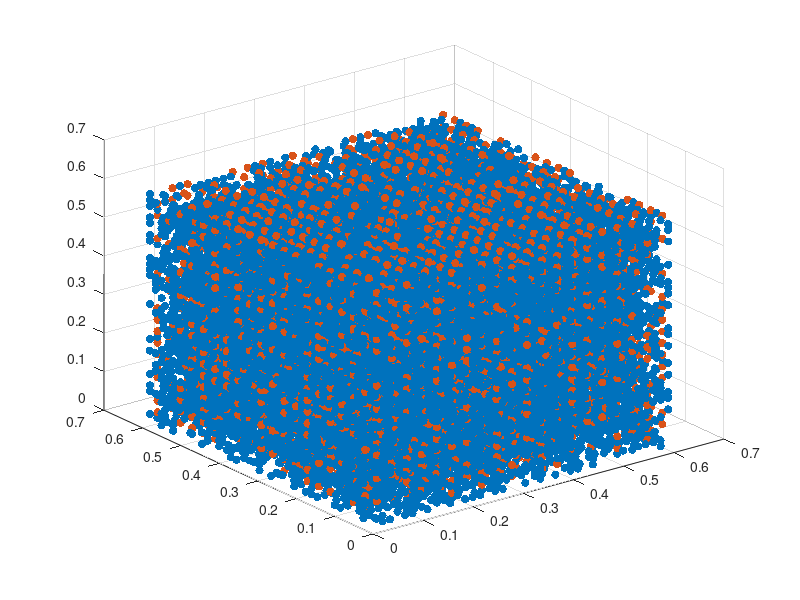

Write MATLAB code to recreate this figure. (Note: this script raises an error after producing the figure.)
clear all;close all;clc;
seed= 12345788; %(random1 12345789) % control the sequencies of generation the random values.
%seed= 3344;%(random2)
%seed=271178;%random5 5801 %random4 96045 %random3 10858;
rng(seed);

tic

%INSERT INTERNEURONS EVENLY TO FILL VOLUME, 120 SPOTS CURRENTLY
AP=0.6;%1.4;
LAT=0.6;%1.4;
DV=0.6;%1.4;
AP_I=0.6;%1.4;   %%%%inner dimension
LAT_I=0.6;%1.4;
DV_I=0.6;%1.4;


% SET NUERON DENSITY.
bla_volume = 610;       % mm^3 from human being Rubinow et al 2016
nrn_num = 12.68e6;  % from human being Rubinow et al 2016
dens = nrn_num/bla_volume;  % cell density mm^-3.
avg_dist = round((bla_volume*1e9/nrn_num)^(1/3));   % grid length = 36 um.
dmin = 0.015;   % minimum distance between soma.


upscale=27;
PCELL=820*upscale; %%840

INTCELL=180*upscale;   %%according to Drew, only 18% is FS.
NCELL=PCELL+INTCELL;

TypeA=590*upscale;%Anone=110*upscale;ADA=190*upscale;ANE=120*upscale; ADANE=220*upscale;    %%70,110,79,141  %%%%%according to Drew data, A took up ~65% of Pyr
TypeB=0;%TypeB=240; Bnone=40;BDA=65;BNE=48; BDANE=87;
TypeC=230*upscale; %Cnone=57*upscale;CDA=64*upscale;CNE=50*upscale; CDANE=89*upscale;    %%27,44,32,57

% volume = NCELL/dens;
% scale = (volume/(AP*LAT*DV))^(1/3);
% scale = 1; %%%%for large network, no need to scale
% AP = AP*scale;
% LAT = LAT*scale;
% DV = DV*scale;


n=0;
m=0;
xI=(dmin*2:dmin*2:AP_I)';
yI=(dmin*2:dmin*2:LAT_I)';
zI=(dmin*2:dmin*2:DV_I)';
loca=[];loc=[];
for z=dmin:dmin:DV;
    for y=dmin:dmin:LAT;              % 0.05 seems the minimal we could make, if less than this, would be too small for placing one neuron
        for x=dmin:dmin:AP;
            if any(abs(xI-x)<=dmin/2) && any(abs(yI-y)<=dmin/2) && any(abs(zI-z)<=dmin/2)
            %if ((any(uint16(xI.*100)==uint16(x.*100)))&&(any(uint16(yI.*100)==uint16(y.*100)))&&(any(uint16(zI.*100)==uint16(z.*100))))
                m=m+1;
                loca(m,1)=x;           % for put interneuron
                loca(m,2)=y;
                loca(m,3)=z;
            else
                n=n+1;
                loc(n,1)=x;              % for put primary cell
                loc(n,2)=y;
                loc(n,3)=z;
            end
        end
    end
end

p = randperm(n,PCELL);
p=p';
% NM=zeros(NCELL,1);

location=zeros(NCELL,3);
type=zeros(NCELL,1);
%put in TypeA
% for i=1:Anone;
%     location(i,1)=loc(p(i),1);
%     location(i,2)=loc(p(i),2);
%     location(i,3)=loc(p(i),3);
%     location(i,4)=1;
%     type(i,1)=1;
%     NM(i,1)=0;      %%%none type
% end
index=[1:TypeA];
location(index,1:3)=loc(p(index),1:3);
type(index,1)=1;
% NM(index,1)=0;



% for i=Anone+1:Anone+ADA;
%     location(i,1)=loc(p(i),1);
%     location(i,2)=loc(p(i),2);
%     location(i,3)=loc(p(i),3);
%     location(i,4)=1;
%     type(i,1)=1;
%     NM(i,1)=1;     %%%DA type
% end
% index=[Anone+1:Anone+ADA];
% location(index,1:3)=loc(p(index),1:3);
% type(index,1)=1;
% NM(index,1)=1;

% for i=Anone+ADA+1:Anone+ADA+ANE;
%     location(i,1)=loc(p(i),1);
%     location(i,2)=loc(p(i),2);
%     location(i,3)=loc(p(i),3);
%     location(i,4)=1;
%     type(i,1)=1;
%     NM(i,1)=2;   %%%NE type
% end

% index=[Anone+ADA+1:Anone+ADA+ANE];
% location(index,1:3)=loc(p(index),1:3);
% type(index,1)=1;
% NM(index,1)=2;


% for i=Anone+ADA+ANE+1:TypeA;
%     location(i,1)=loc(p(i),1);
%     location(i,2)=loc(p(i),2);
%     location(i,3)=loc(p(i),3);
%     location(i,4)=1;
%     type(i,1)=1;
%     NM(i,1)=3; %%%DANE type
% end

% index=[Anone+ADA+ANE+1:TypeA];
% location(index,1:3)=loc(p(index),1:3);
% type(index,1)=1;
% NM(index,1)=3;

% %put in TypeB
% for i=TypeA+1:TypeA+Bnone;
% location(i,1)=loc(p(i),1);
% location(i,2)=loc(p(i),2);
% location(i,3)=loc(p(i),3);
% location(i,4)=2;
% type(i,1)=6;
% NM(i,1)=0;
% end
%
% for i=TypeA+Bnone+1:TypeA+Bnone+BDA;
% location(i,1)=loc(p(i),1);
% location(i,2)=loc(p(i),2);
% location(i,3)=loc(p(i),3);
% location(i,4)=2;
% type(i,1)=6;
% NM(i,1)=1;
% end
%
% for i=TypeA+Bnone+BDA+1:TypeA+Bnone+BDA+BNE;
% location(i,1)=loc(p(i),1);
% location(i,2)=loc(p(i),2);
% location(i,3)=loc(p(i),3);
% location(i,4)=2;
% type(i,1)=6;
% NM(i,1)=2;
% end
%
% for i=TypeA+Bnone+BDA+BNE+1:TypeA+TypeB;
% location(i,1)=loc(p(i),1);
% location(i,2)=loc(p(i),2);
% location(i,3)=loc(p(i),3);
% location(i,4)=2;
% type(i,1)=6;
% NM(i,1)=3;
% end

%put in TypeC
% for i=TypeA+TypeB+1:TypeA+TypeB+Cnone;
%     location(i,1)=loc(p(i),1);
%     location(i,2)=loc(p(i),2);
%     location(i,3)=loc(p(i),3);
%     location(i,4)=3;
%     type(i,1)=10;
%     NM(i,1)=0;
% end

index=[TypeA+TypeB+1:TypeA+TypeB+TypeC];
location(index,1:3)=loc(p(index),1:3);



type(index,1)=10;
% NM(index,1)=0;











% for i=TypeA+TypeB+Cnone+1:TypeA+TypeB+Cnone+CDA;
%     location(i,1)=loc(p(i),1);
%     location(i,2)=loc(p(i),2);
%     location(i,3)=loc(p(i),3);
%     location(i,4)=3;
%     type(i,1)=10;
%     NM(i,1)=1;
% end
% index=[TypeA+TypeB+Cnone+1:TypeA+TypeB+Cnone+CDA];
% location(index,1:3)=loc(p(index),1:3);
% type(index,1)=10;
% NM(index,1)=1;


% for i=TypeA+TypeB+Cnone+CDA+1:TypeA+TypeB+Cnone+CDA+CNE;
%     location(i,1)=loc(p(i),1);
%     location(i,2)=loc(p(i),2);
%     location(i,3)=loc(p(i),3);
%     location(i,4)=3;
%     type(i,1)=10;
%     NM(i,1)=2;
% end
% index=[TypeA+TypeB+Cnone+CDA+1:TypeA+TypeB+Cnone+CDA+CNE];
% location(index,1:3)=loc(p(index),1:3);
% type(index,1)=10;
% NM(index,1)=2;

% for i=TypeA+TypeB+Cnone+CDA+CNE+1:TypeA+TypeB+TypeC;
%     location(i,1)=loc(p(i),1);
%     location(i,2)=loc(p(i),2);
%     location(i,3)=loc(p(i),3);
%     location(i,4)=3;
%     type(i,1)=10;
%     NM(i,1)=3;
% end
% index=[TypeA+TypeB+Cnone+CDA+CNE+1:TypeA+TypeB+TypeC];
% location(index,1:3)=loc(p(index),1:3);
% type(index,1)=10;
% NM(index,1)=3;


%put in Interneuorn
p=randperm(m,INTCELL);
p=p';

% for i=1:INTCELL;
%     location(i+PCELL,1)=loca(p(i),1);
%     location(i+PCELL,2)=loca(p(i),2);
%     location(i+PCELL,3)=loca(p(i),3);
%     location(i+PCELL,4)=4;
%     type(i+PCELL,1)=100;
% end

index=[1:INTCELL];
location(index+PCELL,1:3)=loca(p(index),1:3);
type(index+PCELL,1)=100;
% NM(index+PCELL,1)=0;

save('location','location');
%%%%select location on the edges%%%%%%
% loc_edge(:,1:3)=location(find(location(:,1)>2.2|location(:,1)<0.3|location(:,2)>0.7|location(:,2)<0.3),:);
% 
% loc_edge_ID(:,1)=find(location(:,1)>2.2|location(:,1)<0.3|location(:,2)>0.7|location(:,2)<0.3);


figure
x_p=location(1:PCELL,1);y_p=location(1:PCELL,2);z_p=location(1:PCELL,3);
x_I=location(PCELL+1:NCELL,1);y_I=location(PCELL+1:NCELL,2);z_I=location(PCELL+1:NCELL,3);
scatter3(x_p,y_p,z_p,'blue','filled');hold on;
scatter3(x_I,y_I,z_I,'filled','red');hold on;


% figure 
% scatter3(loc_edge(:,1),loc_edge(:,2),loc_edge(:,3),'blue','filled');hold on;

% a=[PCELL+1:NCELL]';b=num2str(a);c=cellstr(b);
% dx=0.001;dy=0.001;dz=0.001;
% text(x_I+dx,y_I+dy,z_I+dz,c);

%%%calculate inter-soma distances
x_dis=pdist(location(:,1),@(x,y) x-y);
x_dis=x_dis.^2;
y_dis=pdist(location(:,2),@(x,y) x-y);
y_dis=y_dis.^2;
z_dis=pdist(location(:,3),@(x,y) x-y);
z_dis=z_dis.^2;

 dis=sqrt(x_dis+y_dis+z_dis);

clear -regexp _dis;
% clear -regexp loc;
dis_matrix=zeros(NCELL,NCELL);

for i=1:NCELL-1;
    ind_start=0.5*(2*NCELL-i)*(i-1)+1;
    ind_end=0.5*(2*NCELL-1-i)*(i);
    dis_matrix(i,i+1:end)=dis(ind_start:ind_end);
    dis_matrix(i+1:end,i)=dis(ind_start:ind_end);
   
end

clear dis;
conn_c_pre=cell(NCELL,1);  %%%each row stands for pre
conn_c_post=cell(NCELL,1);  %%%each row stands for post

%%%define connectivity coefficient
% Ap2p=0.04691;Bp2p=-0.004382;
% Ap2i=0.4628;Bp2i=-0.004398;
% Ai2p=0.2187;Bi2p=-0.004228;

% Ap2p=0.02427;Bp2p=-0.003068;
% Ap2i=0.3688;Bp2i=-0.005105;
% Ai2p=0.16435;Bi2p=-0.00539;

Ap2p=0.01366;Bp2p=-0.008618;
Ap2i=0.3217;Bp2i=-0.005002;
Ai2p=0.313*2.14;Bi2p=-0.004029;%%%2.14 is the fator suggested by Drew in the email ~10/21/2019



%%%%for PN->PN, PN->ITN, ITN->PN connections%%%%%%
for pre=1:NCELL;  %%%%pre cell
    for post=1:NCELL;  %%%%post cell
        if pre~=post;
       if pre<=PCELL&&post<=PCELL;  %%%P2P
           prob=Ap2p*exp(1000*dis_matrix(pre,post)*Bp2p);
           if rand<prob
               conn_c_pre{pre,1}=[conn_c_pre{pre,1},post];
               conn_c_post{post,1}=[conn_c_post{post,1},pre];
           end
       elseif pre<=PCELL&&post>PCELL;  %%%P2I
           prob=Ap2i*exp(1000*dis_matrix(pre,post)*Bp2i);
            if rand<prob
               conn_c_pre{pre,1}=[conn_c_pre{pre,1},post];
               conn_c_post{post,1}=[conn_c_post{post,1},pre];
            end
       elseif pre>PCELL&&post<=PCELL;  %%%I2P
           prob=Ai2p*exp(1000*dis_matrix(pre,post)*Bi2p);
            if rand<prob
               conn_c_pre{pre,1}=[conn_c_pre{pre,1},post];
               conn_c_post{post,1}=[conn_c_post{post,1},pre];
            end
       end
      
        end
    end
end

% tic
% for i=1:PCELL;
%     cellID=find(dis_matrix(i,1:PCELL)<=0.050);%%%within 50um
%     P2P_dis_50(i,1:length(cellID))=cellID; 
%     cellID=find(dis_matrix(i,1:PCELL)<=0.100&dis_matrix(i,1:PCELL)>0.050);%%%within 50um-100um
%     P2P_dis_100(i,1:length(cellID))=cellID;%%%within 100um-200um
%     cellID=find(dis_matrix(i,1:PCELL)<=0.200&dis_matrix(i,1:PCELL)>0.100);
%     P2P_dis_200(i,1:length(cellID))=cellID; 
% end
% toc

slice_dimension=0.3*1;%%%%%slice dimension is defined according to Wooduff 2007
%%%%for I-P pair%%%%%%%
[a_300,b_300]=find((dis_matrix(1:PCELL,PCELL+1:NCELL)-slice_dimension)<=0.0001&dis_matrix(1:PCELL,PCELL+1:NCELL)>0);
IP_dis_300_pair=[a_300,b_300+PCELL];  %%%%IP pair within 300um.
IP_dis_300_pair=sortrows(IP_dis_300_pair,2);
[n, bin] = histc((IP_dis_300_pair(:,2)), unique(IP_dis_300_pair(:,2)));
n_cum=cumsum(n);IP_dis_300=zeros(INTCELL,max(n));
IP_dis_300(IP_dis_300_pair(n_cum(1),2)-PCELL,1:n(1))=IP_dis_300_pair(0+1:n_cum(1),1);

for i=2:length(n);
    IP_dis_300(IP_dis_300_pair(n_cum(i),2)-PCELL,1:n(i))=IP_dis_300_pair(n_cum(i-1)+1:n_cum(i),1);
end   %%%%IP_dis_300 stores for each I cells, corresponding P cells within 300um to connect possibly.

%%%calculate each cell's nearby cells within region
for i=1:INTCELL
num_IP_300(i,1)=numel(find(IP_dis_300(i,:)>0));
end
% check each cells connectivity
% for i=1:INTCELL
% I2P(i)=numel(find(IP_dis_300(i,:)>0));
% end


IP_dis_300_pair=sortrows(IP_dis_300_pair,1);
[n, bin] = histc((IP_dis_300_pair(:,1)), unique(IP_dis_300_pair(:,1)));
n_cum=cumsum(n);PI_dis_300=zeros(PCELL,max(n));
PI_dis_300(IP_dis_300_pair(n_cum(1),1),1:n(1))=IP_dis_300_pair(0+1:n_cum(1),2);

for i=2:length(n);
    PI_dis_300(IP_dis_300_pair(n_cum(i),1),1:n(i))=IP_dis_300_pair(n_cum(i-1)+1:n_cum(i),2);
end   %%%%PI_dis_300 stores for each P cells, corresponding I cells within 300um to connect possibly.

%%%calculate each cell's nearby cells within region
for i=1:PCELL
num_PI_300(i,1)=numel(find(PI_dis_300(i,:)>0));
end

save('PI_dis_300','PI_dis_300');
clear PI_dis_300;

% check each cells connectivity
% for i=1:PCELL
% P2I(i)=numel(find(PI_dis_300(i,:)>0));
% end
 clear a_300; clear a_300; clear IP_dis_300_pair;

%%%%filled in symmetric information for holistic II and PP pairs
% [n,m]=size(dis_matrix);
% dis_matrix_full=dis_matrix'+dis_matrix;
% dis_matrix_full(1:n+1:end)=diag(dis_matrix);
% dis_matrix=dis_matrix_full;
% clear dis_matrix_full;


%%%%for I-I pair%%%%%%%
[a_300,b_300]=find((dis_matrix(PCELL+1:NCELL,PCELL+1:NCELL)-slice_dimension)<=0.0001&dis_matrix(PCELL+1:NCELL,PCELL+1:NCELL)>0);
I2I_dis_300_pair=[a_300+PCELL,b_300+PCELL]; %%%%II pair within 300um.

I2I_dis_300_pair=sortrows(I2I_dis_300_pair,2);
[n, bin] = histc((I2I_dis_300_pair(:,2)), unique(I2I_dis_300_pair(:,2)));
n_cum=cumsum(n);II_dis_300=zeros(INTCELL,max(n));
II_dis_300(I2I_dis_300_pair(n_cum(1),2)-PCELL,1:n(1))=I2I_dis_300_pair(0+1:n_cum(1),1);

for i=2:length(n);
    II_dis_300(I2I_dis_300_pair(n_cum(i),2)-PCELL,1:n(i))=I2I_dis_300_pair(n_cum(i-1)+1:n_cum(i),1);
end   %%%%II_dis_300 stores for each I cells, corresponding I cells within 300um to connect possibly.
clear a_300; clear b_300; clear I2I_dis_300_pair;

%%%calculate each cell's nearby cells within region
for i=1:INTCELL
num_II_300(i,1)=numel(find(II_dis_300(i,:)>0));
end


% %%%%for P-P pair%%%%%%%    PP connectivity is defined according to Marios' email
% %%%within 50um     
% P2P_slice_offset=0.00;
% [a_50,b_50]=find((dis_matrix(1:PCELL,1:PCELL)-(0.05+P2P_slice_offset))<=0.0001&dis_matrix(1:PCELL,1:PCELL)>0);%%%within 50um
% P2P_dis_50_pair=[a_50,b_50];
% P2P_dis_50_pair=sortrows(P2P_dis_50_pair,2);
% [n, bin] = histc((P2P_dis_50_pair(:,2)), unique(P2P_dis_50_pair(:,2)));
% n_cum=cumsum(n);PP_dis_50=zeros(PCELL,max(n));
% PP_dis_50(P2P_dis_50_pair(n_cum(1),2),1:n(1))=P2P_dis_50_pair(0+1:n_cum(1),1);
% 
% for i=2:length(n);
%     PP_dis_50(P2P_dis_50_pair(n_cum(i),2),1:n(i))=P2P_dis_50_pair(n_cum(i-1)+1:n_cum(i),1);
% end   %%%%PP_dis_50 stores for each P cells, corresponding P cells within 50um to connect possibly.
% clear a_50; clear b_50; clear P2P_dis_50_pair;
% 
% %%%within 100um    
% [a_100,b_100]=find((dis_matrix(1:PCELL,1:PCELL)-(0.1+P2P_slice_offset))<=0.0001&dis_matrix(1:PCELL,1:PCELL)>(0.05+P2P_slice_offset));%%%within 50um-100um
% P2P_dis_100_pair=[a_100,b_100];
% P2P_dis_100_pair=sortrows(P2P_dis_100_pair,2);
% [n, bin] = histc((P2P_dis_100_pair(:,2)), unique(P2P_dis_100_pair(:,2)));
% n_cum=cumsum(n);PP_dis_100=zeros(PCELL,max(n));
% PP_dis_100(P2P_dis_100_pair(n_cum(1),2),1:n(1))=P2P_dis_100_pair(0+1:n_cum(1),1);
% 
% for i=2:length(n);
%     PP_dis_100(P2P_dis_100_pair(n_cum(i),2),1:n(i))=P2P_dis_100_pair(n_cum(i-1)+1:n_cum(i),1);
% end   %%%%PP_dis_100 stores for each P cells, corresponding P cells within 100um to connect possibly.
%     clear a_100; clear b_100; clear P2P_dis_100_pair;
%  
% %%%within 200um 
% [a_200,b_200]=find((dis_matrix(1:PCELL,1:PCELL)-(0.2+P2P_slice_offset))<=0.0001&dis_matrix(1:PCELL,1:PCELL)>(0.1+P2P_slice_offset));%%%within 100um-200um
% P2P_dis_200_pair=[a_200,b_200];
% P2P_dis_200_pair=sortrows(P2P_dis_200_pair,2);
% [n, bin] = histc((P2P_dis_200_pair(:,2)), unique(P2P_dis_200_pair(:,2)));
% n_cum=cumsum(n);PP_dis_200=zeros(PCELL,max(n));
% PP_dis_200(P2P_dis_200_pair(n_cum(1),2),1:n(1))=P2P_dis_200_pair(0+1:n_cum(1),1);
% 
% for i=2:length(n);
%     PP_dis_200(P2P_dis_200_pair(n_cum(i),2),1:n(i))=P2P_dis_200_pair(n_cum(i-1)+1:n_cum(i),1);
% end   %%%%PP_dis_200 stores for each P cells, corresponding P cells within 200um to connect possibly.
%     clear a_200; clear b_200; clear P2P_dis_200_pair; 
% 
% 
%  %%%within 300um     
% P2P_slice_offset=0.00;
% [a_300,b_300]=find((dis_matrix(1:PCELL,1:PCELL)-(0.3+P2P_slice_offset))<=0.0001&dis_matrix(1:PCELL,1:PCELL)>(0.2+P2P_slice_offset));%%%within 300um
% P2P_dis_300_pair=[a_300,b_300];
% P2P_dis_300_pair=sortrows(P2P_dis_300_pair,2);
% [n, bin] = histc((P2P_dis_300_pair(:,2)), unique(P2P_dis_300_pair(:,2)));
% n_cum=cumsum(n);PP_dis_300=zeros(PCELL,max(n));
% PP_dis_300(P2P_dis_300_pair(n_cum(1),2),1:n(1))=P2P_dis_300_pair(0+1:n_cum(1),1);
% 
% for i=2:length(n);
%     PP_dis_300(P2P_dis_300_pair(n_cum(i),2),1:n(i))=P2P_dis_300_pair(n_cum(i-1)+1:n_cum(i),1);
% end   %%%%PP_dis_300 stores for each P cells, corresponding P cells within 300um to connect possibly.
% clear a_300; clear b_300; clear P2P_dis_300_pair;   
% 
% 
%  %%%within 400um     
% P2P_slice_offset=0.00;
% [a_400,b_400]=find((dis_matrix(1:PCELL,1:PCELL)-(0.4+P2P_slice_offset))<=0.0001&dis_matrix(1:PCELL,1:PCELL)>(0.3+P2P_slice_offset));%%%within 400um
% P2P_dis_400_pair=[a_400,b_400];
% P2P_dis_400_pair=sortrows(P2P_dis_400_pair,2);
% [n, bin] = histc((P2P_dis_400_pair(:,2)), unique(P2P_dis_400_pair(:,2)));
% n_cum=cumsum(n);PP_dis_400=zeros(PCELL,max(n));
% PP_dis_400(P2P_dis_400_pair(n_cum(1),2),1:n(1))=P2P_dis_400_pair(0+1:n_cum(1),1);
% 
% for i=2:length(n);
%     PP_dis_400(P2P_dis_400_pair(n_cum(i),2),1:n(i))=P2P_dis_400_pair(n_cum(i-1)+1:n_cum(i),1);
% end   %%%%PP_dis_400 stores for each P cells, corresponding P cells within 400um to connect possibly.
% clear a_400; clear b_400; clear P2P_dis_400_pair;   
% 
%  %%%within 500um     
% P2P_slice_offset=0.00;
% [a_500,b_500]=find((dis_matrix(1:PCELL,1:PCELL)-(0.5+P2P_slice_offset))<=0.0001&dis_matrix(1:PCELL,1:PCELL)>(0.4+P2P_slice_offset));%%%within 500um
% P2P_dis_500_pair=[a_500,b_500];
% P2P_dis_500_pair=sortrows(P2P_dis_500_pair,2);
% [n, bin] = histc((P2P_dis_500_pair(:,2)), unique(P2P_dis_500_pair(:,2)));
% n_cum=cumsum(n);PP_dis_500=zeros(PCELL,max(n));
% PP_dis_500(P2P_dis_500_pair(n_cum(1),2),1:n(1))=P2P_dis_500_pair(0+1:n_cum(1),1);
% 
% for i=2:length(n);
%     PP_dis_500(P2P_dis_500_pair(n_cum(i),2),1:n(i))=P2P_dis_500_pair(n_cum(i-1)+1:n_cum(i),1);
% end   %%%%PP_dis_500 stores for each P cells, corresponding P cells within 50um to connect possibly.
% clear a_500; clear b_500; clear P2P_dis_500_pair;   
% 
% 
%  %%%within 600um     
% P2P_slice_offset=0.00;
% [a_600,b_600]=find((dis_matrix(1:PCELL,1:PCELL)-(0.6+P2P_slice_offset))<=0.0001&dis_matrix(1:PCELL,1:PCELL)>(0.5+P2P_slice_offset));%%%within 500um
% P2P_dis_600_pair=[a_600,b_600];
% P2P_dis_600_pair=sortrows(P2P_dis_600_pair,2);
% [n, bin] = histc((P2P_dis_600_pair(:,2)), unique(P2P_dis_600_pair(:,2)));
% n_cum=cumsum(n);PP_dis_600=zeros(PCELL,max(n));
% PP_dis_600(P2P_dis_600_pair(n_cum(1),2),1:n(1))=P2P_dis_600_pair(0+1:n_cum(1),1);
% 
% for i=2:length(n);
%     PP_dis_600(P2P_dis_600_pair(n_cum(i),2),1:n(i))=P2P_dis_600_pair(n_cum(i-1)+1:n_cum(i),1);
% end   %%%%PP_dis_600 stores for each P cells, corresponding P cells within 50um to connect possibly.
% clear a_600; clear b_600; clear P2P_dis_600_pair;    clear dis_matrix; clear n; clear n_cum; clear bin;
%     
% 
% %%%%calculate nearby numbers within region
% for i=1:PCELL
% num_PP_50(i,1)=numel(find(PP_dis_50(i,:)>0));
% num_PP_100(i,1)=numel(find(PP_dis_100(i,:)>0));
% num_PP_200(i,1)=numel(find(PP_dis_200(i,:)>0));
% num_PP_300(i,1)=numel(find(PP_dis_300(i,:)>0));
% num_PP_400(i,1)=numel(find(PP_dis_400(i,:)>0));
% num_PP_500(i,1)=numel(find(PP_dis_500(i,:)>0));
% num_PP_600(i,1)=numel(find(PP_dis_600(i,:)>0));
% 
% end
%     
% %%%%make connection%%%%%%
% 
% %%%make P2P first
% P2P_conn_scale=1; P2P_conn_scale_local=1;   
% P2P_conn_50=0.03*P2P_conn_scale_local;  %%%connectivity within 50um
% P2P_conn_100=0.02*P2P_conn_scale_local;  %%%connectivity within 50-100um
% P2P_conn_200=0.01*P2P_conn_scale_local;  %%%connectivity within 100-200um
% P2P_conn_300=0.005*P2P_conn_scale;  %%%connectivity within 200-300um
% P2P_conn_400=0.005*P2P_conn_scale;  %%%connectivity within 300-400um
% P2P_conn_500=0.005*P2P_conn_scale;  %%%connectivity within 400-500um
% P2P_conn_600=0.005*P2P_conn_scale;  %%%connectivity within 500-600um
% 
% 
% Albany
% %%%%make P2P within 50um
% index_nonezero=find(PP_dis_50);
% index_nonezero = index_nonezero(randperm(length(index_nonezero)));  %%%sort found index randomly
% index=index_nonezero(1:floor(length(index_nonezero)*P2P_conn_50));
% [PP_50_pre col]=ind2sub(size(PP_dis_50),index);
% active_syn_P2P_pair_50=[PP_50_pre,PP_dis_50(index)]; clear PP_50_pre;clear PP_50_pre; clear PP_dis_50;
% 
% %%%%make P2P within 100um
% index_nonezero=find(PP_dis_100);
% index_nonezero = index_nonezero(randperm(length(index_nonezero)));  %%%sort found index randomly
% index=index_nonezero(1:floor(length(index_nonezero)*P2P_conn_100));
% [PP_100_pre col]=ind2sub(size(PP_dis_100),index);
% active_syn_P2P_pair_100=[PP_100_pre,PP_dis_100(index)]; clear PP_100_pre;clear PP_100_pre;clear PP_dis_100;
% 
% %%%%make P2P within 200um
% index_nonezero=find(PP_dis_200);
% index_nonezero = index_nonezero(randperm(length(index_nonezero)));  %%%sort found index randomly
% index=index_nonezero(1:floor(length(index_nonezero)*P2P_conn_200));
% [PP_200_pre col]=ind2sub(size(PP_dis_200),index);
% active_syn_P2P_pair_200=[PP_200_pre,PP_dis_200(index)]; clear PP_200_pre; clear col;clear PP_dis_200;
% 
% %%%%make P2P within 300um
% index_nonezero=find(PP_dis_300);
% index_nonezero = index_nonezero(randperm(length(index_nonezero)));  %%%sort found index randomly
% index=index_nonezero(1:floor(length(index_nonezero)*P2P_conn_300));
% [PP_300_pre col]=ind2sub(size(PP_dis_300),index);
% active_syn_P2P_pair_300=[PP_300_pre,PP_dis_300(index)]; clear PP_300_pre; clear col;clear PP_dis_300;
% 
% %%%%make P2P within 400um
% index_nonezero=find(PP_dis_400);
% index_nonezero = index_nonezero(randperm(length(index_nonezero)));  %%%sort found index randomly
% index=index_nonezero(1:floor(length(index_nonezero)*P2P_conn_400));
% [PP_400_pre col]=ind2sub(size(PP_dis_400),index);
% active_syn_P2P_pair_400=[PP_400_pre,PP_dis_400(index)]; clear PP_400_pre; clear col;clear PP_dis_400;
% 
% %%%%make P2P within 500um
% index_nonezero=find(PP_dis_500);
% index_nonezero = index_nonezero(randperm(length(index_nonezero)));  %%%sort found index randomly
% index=index_nonezero(1:floor(length(index_nonezero)*P2P_conn_500));
% [PP_500_pre col]=ind2sub(size(PP_dis_500),index);
% active_syn_P2P_pair_500=[PP_500_pre,PP_dis_500(index)]; clear PP_500_pre; clear col;clear PP_dis_500;
% 
% %%%%make P2P within 600um
% index_nonezero=find(PP_dis_600);
% index_nonezero = index_nonezero(randperm(length(index_nonezero)));  %%%sort found index randomly
% index=index_nonezero(1:floor(length(index_nonezero)*P2P_conn_600));
% [PP_600_pre col]=ind2sub(size(PP_dis_600),index);
% active_syn_P2P_pair_600=[PP_600_pre,PP_dis_600(index)]; clear PP_600_pre; clear col;clear PP_dis_600;
% 
% 
% active_syn_P2P_pair=[active_syn_P2P_pair_50;active_syn_P2P_pair_100;active_syn_P2P_pair_200;active_syn_P2P_pair_300;...
%     active_syn_P2P_pair_400;active_syn_P2P_pair_500;active_syn_P2P_pair_600];
% clear active_syn_P2P_pair_50;clear active_syn_P2P_pair_100;clear active_syn_P2P_pair_200;
% clear active_syn_P2P_pair_300;clear active_syn_P2P_pair_400;clear active_syn_P2P_pair_500;clear active_syn_P2P_pair_600;
% 
% active_syn_P2P_pair=sortrows(active_syn_P2P_pair,1);
% 
% [n, bin] = histc((active_syn_P2P_pair(:,1)), unique(active_syn_P2P_pair(:,1)));
% n_cum=cumsum(n);active_syn_P2P=zeros(PCELL,max(n));
% active_syn_P2P(active_syn_P2P_pair(n_cum(1),1),1:n(1))=active_syn_P2P_pair(0+1:n_cum(1),2);
% 
% for i=2:length(n);
%     active_syn_P2P(active_syn_P2P_pair(n_cum(i),1),1:n(i))=active_syn_P2P_pair(n_cum(i-1)+1:n_cum(i),2);
% end   %%%%active_syn_P2P stores active P2P, row and col corresponding to Pre and Post;
%     clear active_syn_P2P_pair;
    
    
    
%%%%check minimum dist%%%%%
% min_dist=Inf;
% for p1 = 1:length(location);
%     for p2 = 1:length(location);
%         d = pdist([location(p1,1:3);location(p2,1:3)]);
%         if d < min_dist && p1 ~= p2
%             min_p1 = p1;
%             min_p2 = p2;
%             min_dist = d;
%         end
%     end
% end

%%%%check distance info %%%%%
% for p1 = 1:length(location);
%     for p2 = p1+1:length(location);
% %         if  p1 ~= p2
%         dis(p1,p2) = pdist([location(p1,1:3);location(p2,1:3)]);
%             %min_dist = d;
% %         else
%             
% %         end
%     end
% end

% netsheet=fopen('netsheet','w');
%
% for i=1:size(type,1);
% fprintf(netsheet, '%f\n', type(i,1));
% end
% for i=1:size(location,1)
% fprintf(netsheet, '%f\n', location(i,1));
% end
% for i=1:size(location,1)
% fprintf(netsheet, '%f\n', location(i,2));
% end
% for i=1:size(location,1)
% fprintf(netsheet, '%f\n', location(i,3));
% end
% for i=1:size(layer,1)
%   fprintf(netsheet, '%f\n', layer(i,1));
% end
%  fclose(netsheet);

%%%%------SETTING UP WORKSHEET OF CONNECTIONS HERE------------
%%%%--- to form GAP JUNCTION among neigbouring ITNs first%%%
n=0;m=0;r=0;
% GAP_matrix=zeros(INTCELL,INTCELL);
% for i=1+PCELL:PCELL+INTCELL-1;   %%%source ID
%     for j=i+1:PCELL+INTCELL;   %%%target ID  no replicate
%         dist = pdist([location(i,1:3);location(j,1:3)]);
%         if 1 % dist<=0.32*scale;  %%%%%%limiting the GP within 300um slices. ***used to be0.3*1000000
%             r=r+1;
%             if unifrnd(0,100) <= 8                %8;
%                 GAP_matrix(i-PCELL,j-PCELL)=1;
%                 GAP_matrix(j-PCELL,i-PCELL)=1;
%                 n=n+1;
%                 GAPID(n,1)=i;      %%%%%%to store GAP pairs;no replicate
%                 GAPID(n,2)=j;
%             else
%                 m=m+1;
%                 GAPnoID(m,1)=i;    %%%%%%to store noGAP pairs;no replicate
%                 GAPnoID(m,2)=j;
%             end
%         else
%             m=m+1;
%             GAPnoID(m,1)=i;    %%%%%%to store noGAP pairs;no replicate
%             GAPnoID(m,2)=j;
%         end
%     end
% end


conn_factor=1;   %%%%consider the size-effect

GAP_conn=0.08*conn_factor;
active_syn_GAP1=zeros(INTCELL,ceil(INTCELL*GAP_conn));
active_syn_GAP2=zeros(INTCELL,ceil(INTCELL*GAP_conn));
post_nouni=zeros(INTCELL,INTCELL-ceil(INTCELL*GAP_conn));
% for i=1:INTCELL-1;
% post_cadnidate=[i+1:INTCELL]+PCELL;
% post_temp=randperm(numel(post_cadnidate),ceil(numel(post_cadnidate)*GAP_conn));
% post=post_cadnidate(post_temp);
% post_nouni_temp=setdiff(post_cadnidate,post);
% post_nouni(i,1:length(post_nouni_temp))=post_nouni_temp;
% active_syn_GAP1(i,1:length(post(post~=i)))=post(post~=i);
% end
for i=1:INTCELL-1;                 %%%%only select within 300um
  index=find(II_dis_300(i,:)>i+PCELL+1);
  index = index(randperm(length(index)));  %%%sort found index randomly
  index_gap=index(1:floor(length(index)*GAP_conn));  %%%randomly select 8%
  active_syn_GAP1(i,1:length(index_gap))=II_dis_300(i,index_gap);
  
  index_nouni=index(floor(length(index)*GAP_conn)+1:end);
  post_nouni(i,1:length(index_nouni))=II_dis_300(i,index_nouni);  %%%cells are not coupled within 300um
end
[row,col]=ind2sub(size(active_syn_GAP1),find(active_syn_GAP1>0));
colmax=max(col);
active_syn_GAP1(:,colmax+1:end)=[]; clear row; clear col;  %%%%tailor reduntant matrix;

[row,col]=ind2sub(size(post_nouni),find(post_nouni>0));
colmax=max(col);
post_nouni(:,colmax+1:end)=[]; clear row; clear col;  %%%%tailor reduntant matrix;
  




for i=1+PCELL:INTCELL+PCELL;                                       %%%%reverse pre and post
 [a,b]=find(active_syn_GAP1==i);
 active_syn_GAP2(i-PCELL,1:length(a))=a+PCELL;
end
[row,col]=ind2sub(size(active_syn_GAP2),find(active_syn_GAP2>0));
colmax=max(col);
active_syn_GAP2(:,colmax+1:end)=[]; clear row; clear col;  %%%%tailor reduntant matrix;

active_syn_GAP=[active_syn_GAP1,active_syn_GAP2]; %%%%active_syn_GAP1 and active_syn_GAP2 should be symmetric
 clear active_syn_GAP2;
%   GAPID=[];
%  for i=1:size(active_syn_GAP1,1)                    %%%%to form similar GAPID matrix as in original code
%      nn=numel(find(active_syn_GAP1(i,:)>0));
%      GAPID_temp=[repmat(i+PCELL,nn,1),active_syn_GAP1(i,1:nn)'];
%      GAPID=[GAPID;GAPID_temp];
%  end
 
 
%  GAPnoID=[];
%  for i=1:size(post_nouni,1)
%      nn=numel(find(post_nouni(i,:)>0));
%      GAPnoID_temp=[repmat(i+PCELL,nn,1),post_nouni(i,1:nn)'];
%      GAPnoID=[GAPnoID;GAPnoID_temp];
%  end
 

%%%%%select candidate pairs to form synaptic connections%%%%%%
% GAPpairnum=size(GAPID,1);
% GAPnopairnum=size(GAPnoID,1);


couple_uni_p=0.5*conn_factor;couple_bi_p=0.5*conn_factor;uncouple_uni_p=0.19*2*conn_factor;uncouple_bi_p=0.03*2*conn_factor;

% p=randperm(GAPpairnum,floor(GAPpairnum*couple_uni_p));
% p=p';%couple_uni_id=GAPID(p,:);p1=p;
% k=1;h=1;
% for i=1:GAPpairnum;
%     if any(p==i);
%         couple_uni_id(k,1:2)=GAPID(i,:);
%         couple_uni_id(k,3)=i;
%         k=k+1;
%     elseif unifrnd(0,100) <= couple_bi_p*100
%         couple_bi_id(h,1:2)=GAPID(i,:);
%         h=h+1;
%     end
% end

%%%%%coupl pairs
%%%%%select for couple-uni pair
aa=find(active_syn_GAP1);           %%%%active_syn_GAP1 already consider 300um
p=randperm(numel(aa),floor(numel(aa)*couple_uni_p));
p=p';%couple_uni_id=GAPID(p,:);p1=p;

couple_uni_post=active_syn_GAP1(aa(p));

[couple_uni_pre col]=ind2sub(size(active_syn_GAP1),aa(p));
couple_uni_pre=couple_uni_pre+PCELL;
couple_uni_id=[couple_uni_pre,couple_uni_post];


%%%%%select rest for couple-bi pair
aa_nopick=setdiff(aa,aa(p));
%aa_nopick=aa_nopick';
p=randperm(numel(aa_nopick),floor(numel(aa_nopick)*couple_bi_p));
p=p';%couple_uni_id=GAPID(p,:);p1=p;

couple_bi_post=active_syn_GAP1(aa_nopick(p));

[couple_bi_pre col]=ind2sub(size(active_syn_GAP1),aa_nopick(p));
couple_bi_pre=couple_bi_pre+PCELL;
couple_bi_id=[couple_bi_pre,couple_bi_post];

%%%%%uncoupl pairs
%%%%%select for uncouple-uni pair
aa=find(post_nouni);
p=randperm(numel(aa),floor(numel(aa)*uncouple_uni_p));
p=p';%couple_uni_id=GAPID(p,:);p1=p;

uncouple_uni_post=post_nouni(aa(p));

[uncouple_uni_pre col]=ind2sub(size(post_nouni),aa(p));
uncouple_uni_pre=uncouple_uni_pre+PCELL;
uncouple_uni_id=[uncouple_uni_pre,uncouple_uni_post];


%%%%%select rest for uncouple-bi pair
aa_nopick=setdiff(aa,aa(p));
%aa_nopick=aa_nopick';
p=randperm(numel(aa_nopick),floor(numel(aa_nopick)*uncouple_bi_p));
p=p';%couple_uni_id=GAPID(p,:);p1=p;

uncouple_bi_post=post_nouni(aa_nopick(p));

[uncouple_bi_pre col]=ind2sub(size(post_nouni),aa_nopick(p));
uncouple_bi_pre=uncouple_bi_pre+PCELL;
uncouple_bi_id=[uncouple_bi_pre,uncouple_bi_post];






% p=randperm(GAPnopairnum,floor(GAPnopairnum*uncouple_uni_p));
% p=p';%uncouple_uni_id=GAPnoID(p,:);p3=p;
% 
% k=1;h=1;
% for i=1:GAPnopairnum;
%     if any(p==i);
%         uncouple_uni_id(k,1:2)=GAPnoID(i,:);
%         uncouple_uni_id(k,3)=i;
%         k=k+1;
%     elseif unifrnd(0,100) <= uncouple_bi_p*100
%         uncouple_bi_id(h,1:2)=GAPnoID(i,:);
%         h=h+1;
%     end
% end

% p=randperm(GAPnopairnum,floor(GAPnopairnum*uncouple_bi_p));
% p=p';%uncouple_bi_id=GAPnoID(p,:);p4=p;

%%%%--- to form I-I synaptically among ITNs second%%%

%syn_matrix=zeros(INTCELL+PCELL,INTCELL+PCELL);
% active_syn_I2I=zeros(INTCELL,INTCELL*couple_uni_p);  %%%%consider maximum connectivity to define matrix size

temp=zeros(length(couple_uni_id),2);%% to store pre and post
for i=1:length(couple_uni_id);   %%%assign couple_uni
    if round(rand)==0;    %%%% distribute pre and post randomly
        %syn_matrix(couple_uni_id(i,1),couple_uni_id(i,2))=1;
        temp(i,1:2)=[couple_uni_id(i,1),couple_uni_id(i,2)];
    else
        %syn_matrix(couple_uni_id(i,2),couple_uni_id(i,1))=1;
        temp(i,1:2)=[couple_uni_id(i,2),couple_uni_id(i,1)];
    end   
end
temp_I2I_couple_uni=sortrows(temp,1);
% temp_unique=unique(temp(:,1));   %%%%get rid of repetitive pre
% for i=1:length(temp_unique);    
%     active_syn_I2I(temp_unique(i,1)-PCELL,1:length(temp(temp(:,1)==temp_unique(i,1),2)))=temp(temp(:,1)==temp_unique(i,1),2);
% end


temp=zeros(length(uncouple_uni_id),2);%% to store pre and post
for i=1:length(uncouple_uni_id);   %%%assign uncouple_uni
    if round(rand)==0;    %%%% distribute pre and post randomly
        %syn_matrix(uncouple_uni_id(i,1),uncouple_uni_id(i,2))=1;
         temp(i,1:2)=[uncouple_uni_id(i,1),uncouple_uni_id(i,2)];
    else
        %syn_matrix(uncouple_uni_id(i,2),uncouple_uni_id(i,1))=1;
         temp(i,1:2)=[uncouple_uni_id(i,2),uncouple_uni_id(i,1)];
    end
end

temp_I2I_uncouple_uni=sortrows(temp,1);
% temp_unique=unique(temp(:,1));   %%%%get rid of repetitive pre
% for i=1:length(temp_unique);    %%%%%keep filling
%     start_index=min(find(active_syn_I2I(temp_unique(i,1)-PCELL,:)==0));
%     end_index=start_index+length(temp(temp(:,1)==temp_unique(i,1),2))-1;
%     active_syn_I2I(temp_unique(i,1)-PCELL,start_index:end_index)=temp(temp(:,1)==temp_unique(i,1),2);
% end


temp_I2I_couple_bi=sortrows([couple_bi_id;[couple_bi_id(:,2),couple_bi_id(:,1)]],1);
%for i=1:length(couple_bi_id);   %%%assign couple_bi
    
    %syn_matrix(couple_bi_id(i,1),couple_bi_id(i,2))=1;
    %syn_matrix(couple_bi_id(i,2),couple_bi_id(i,1))=1;
%end


%for i=1:length(uncouple_bi_id);   %%%assign uncouple_bi
    %syn_matrix(uncouple_bi_id(i,1),uncouple_bi_id(i,2))=1;
    %syn_matrix(uncouple_bi_id(i,2),uncouple_bi_id(i,1))=1;
%end

temp_I2I_uncouple_bi=sortrows([uncouple_bi_id;[uncouple_bi_id(:,2),uncouple_bi_id(:,1)]],1);

temp_allI2I=[temp_I2I_couple_uni;temp_I2I_uncouple_uni;temp_I2I_couple_bi;temp_I2I_uncouple_bi];
temp_allI2I=sortrows(temp_allI2I,1);

% temp_allI2I_unique=unique(temp_allI2I(:,1));   %%%%get rid of repetitive pre
% for i=1:length(temp_allI2I_unique);    
%     start_index=1;
%     end_index=length(temp_allI2I(temp_allI2I(:,1)==temp_allI2I_unique(i,1)));
%      active_syn_I2I(temp_allI2I_unique(i,1)-PCELL,start_index:end_index)=temp_allI2I(temp_allI2I(:,1)==temp_allI2I_unique(i,1),2);
% end

[n, bin] = histc((temp_allI2I(:,1)), unique(temp_allI2I(:,1)));
n_cum=cumsum(n);active_syn_I2I=zeros(INTCELL,max(n));
active_syn_I2I(temp_allI2I(n_cum(1),1)-PCELL,1:n(1))=temp_allI2I(0+1:n_cum(1),2);

for i=2:length(n);
    active_syn_I2I(temp_allI2I(n_cum(i),1)-PCELL,1:n(i))=temp_allI2I(n_cum(i-1)+1:n_cum(i),2);
end   %%%%PP_dis_100 stores for each P cells, corresponding P cells within 100um to connect possibly.
    clear n; clear n_cum; clear bin; clear temp_allI2I; 
    clear -regexp temp_I2I; clear -regexp uncouple_;
    clear -regexp couple_;

%%%%check GJ connectivity%%%%%
%GAP_connectivity = 2*100*GAPpairnum/(INTCELL)/(INTCELL-1);

%I2I_overall_connection = 100*length(temp_allI2I)/INTCELL/(INTCELL-1);




% %%%%--- to form I-P synaptically third%%%
% k=1;m=1;I2P_uni_conn=0.34*conn_factor;P2I_uni_conn=0.18*conn_factor;I2P_bi_conn=0.3*conn_factor;
% active_syn_I2P=zeros(INTCELL,ceil(PCELL*(I2P_uni_conn))); 
% I2P_nouni=zeros(INTCELL,ceil(PCELL*(1-I2P_uni_conn))); 
% 
% %%%%I-P uni%%%%%
% for i=1:INTCELL;                 %%%%only select within 300um
%   index=find(IP_dis_300(i,:));
%   index = index(randperm(length(index)));  %%%sort found index randomly
%   index_IP=index(1:floor(length(index)*I2P_uni_conn));  %%%randomly select to connect
%   active_syn_I2P(i,1:length(index_IP))=IP_dis_300(i,index_IP);
%   
%   index_noIP=index(floor(length(index)*I2P_uni_conn)+1:end);
%   I2P_nouni(i,1:length(index_noIP))=IP_dis_300(i,index_noIP);  %%%cells are not connected within 300um
% end
% clear IP_dis_300;
% 
% [row,col]=ind2sub(size(active_syn_I2P),find(active_syn_I2P>0));
% colmax=max(col);
% active_syn_I2P(:,colmax+1:end)=[]; clear row; clear col;  %%%%tailor reduntant matrix;
% 
% [row,col]=ind2sub(size(I2P_nouni),find(I2P_nouni>0));
% colmax=max(col);
% I2P_nouni(:,colmax+1:end)=[]; clear row; clear col;  %%%%tailor reduntant matrix;




%%%%I-P uni%%%%%
% active_syn_I2P=zeros(INTCELL,ceil(PCELL*(I2P_uni_conn))); 
% for i=1+PCELL:PCELL+INTCELL;   %%%source ID      %%%uni I2P
%     post=randperm(PCELL,floor(PCELL*I2P_uni_conn));
%     active_syn_I2P(i-PCELL,1:length(post))=post;
%     post_nouni=setdiff([1:PCELL],post);
%     I2P_nouni(i-PCELL,1:length(post_nouni))=post_nouni;
% end
% 
% k=1;m=1;

% %%%%P-I uni%%%%%
% P2I_nouni=zeros(PCELL,ceil(INTCELL*(1-I2P_uni_conn*1))); %%%%
% %active_syn_P2I=zeros(PCELL,ceil(INTCELL*(P2I_uni_conn))); 
% active_syn_P2I_reversed=zeros(INTCELL,floor(size(I2P_nouni,2)*P2I_uni_conn));
% 
% 
% %%%%%select for candidates of P2I within 300um
% aa=find(I2P_nouni);
% p=randperm(numel(aa),floor(numel(aa)*P2I_uni_conn));
% p=p';%couple_uni_id=GAPID(p,:);p1=p;
% p_nopick=setdiff([1:numel(aa)],p');
% 
% P2I_pre=I2P_nouni(aa(p));
% 
% [P2I_post col]=ind2sub(size(I2P_nouni),aa(p));
% P2I_post=P2I_post+PCELL;
% P2I_active_pair=[P2I_pre,P2I_post];
% %P2I_active_pair=sortrows(P2I_active_pair,1)
% 
% 
% for i=1:INTCELL;                                       
%  [a,b]=find(P2I_active_pair(:,2)==i+PCELL);
%  active_syn_P2I_reversed(i,1:length(a))=P2I_active_pair(a,1); % CAUTIONS: PRE POST is reversed
% end
% 
% [row,col]=ind2sub(size(active_syn_P2I_reversed),find(active_syn_P2I_reversed>0));
% colmax=max(col);
% active_syn_P2I_reversed(:,colmax+1:end)=[]; clear row; clear col;  %%%%tailor reduntant matrix;
% 
% %%%%find P2I-bi-connection
% P2I_I2P_no_pre=I2P_nouni(aa(p_nopick));
% [P2I_I2P_post col]=ind2sub(size(I2P_nouni),aa(p_nopick));
% P2I_I2P_post=P2I_I2P_post+PCELL;
% P2I_I2P_inactive_pair=[P2I_I2P_no_pre,P2I_I2P_post];
% 
% clear p_nopick;
% 
% aa=size(P2I_I2P_inactive_pair,1);
% p=randperm(aa,floor(aa*I2P_bi_conn));
% p=p';%couple_uni_id=GAPID(p,:);p1=p;
% 
% P2I_I2P_bi_pair=P2I_I2P_inactive_pair(p,:);
% %%%%add to previous I2P matrix
% for i=1:INTCELL;                                       
%  [a,b]=find(P2I_I2P_bi_pair(:,2)==i+PCELL);
%  active_syn_I2P_bi(i,1:length(a))=P2I_I2P_bi_pair(a,1);%+PCELL;
% end
% 
% 
% %%%combine I<->P matrix%%%
% active_syn_I2P=[active_syn_I2P,active_syn_I2P_bi];
% active_syn_P2I_reversed=[active_syn_P2I_reversed,active_syn_I2P_bi];
% clear active_syn_I2P_bi;


% %%%%to form matrix for candidates of P2I
% for i=1:PCELL;        %%%uni P2I
%     [a,b]=find(I2P_nouni==i);
%     I_temp=a';
%     %LENGTH_a(i,1)=length(a);
%     P2I_nouni(i,1:length(a))=I_temp+PCELL;
%     post_temp=randperm(length(a),floor(length(a)*P2I_uni_conn)); 
%     post=P2I_nouni(i,post_temp);
%     active_syn_P2I(i,1:length(post))=post;
%     notpost=setdiff(P2I_nouni(i,:),post);
%     notpost=notpost(notpost>0);
%     P2I_I2P_nouni(i,1:length(notpost))=notpost; 
%     
% %     post_temp=randperm(size(I2P_nouni,2),floor(size(I2P_nouni,2)*P2I_uni_conn));    %%%%select pre-P
% %     pre=I2P_nouni(i,pre_temp);
% %     pre_P2II2Pnouni=setdiff(I2P_nouni(i,:),pre);
% %     P2I_I2P_nouni(i,1:length(pre_P2II2Pnouni))=pre_P2II2Pnouni;
% %     active_syn_P2I_reversed(i,:)=pre;
% end
% 
% % for i=1:INTCELL;        %%%uni P2I 
% %     pre_temp=randperm(size(I2P_nouni,2),floor(size(I2P_nouni,2)*P2I_uni_conn));    %%%%select pre-P
% %     pre=I2P_nouni(i,pre_temp);
% %     pre_P2II2Pnouni=setdiff(I2P_nouni(i,:),pre);
% %     P2I_I2P_nouni(i,1:length(pre_P2II2Pnouni))=pre_P2II2Pnouni;
% %     active_syn_P2I_reversed(i,:)=pre;
% % end
% % 
% % for i=1:PCELL;                                       %%%%reverse matrix
% %  [a,b]=find(active_syn_P2I_reversed==i);
% %  active_syn_P2I(i,1:length(a))=a+PCELL;
% % end
% %  clear active_syn_P2I_reversed;  %%%% clear unintended matrix
%  
%  
%  
%  
% for i=1:size(P2I_I2P_nouni,1);        %%%bi P2I-I2P 
%     P2I_I2P_nouni_temp=P2I_I2P_nouni(i,:);
%     P2I_I2P_nouni_nozero_temp=P2I_I2P_nouni_temp(P2I_I2P_nouni_temp>0);
%     bi_temp=randperm(size(P2I_I2P_nouni_nozero_temp,2),floor(size(P2I_I2P_nouni_nozero_temp,2)*I2P_bi_conn));    %%%%select pre-P
%     
%     bi=P2I_I2P_nouni_nozero_temp(bi_temp);
%     P2I_I2P_bi(i,1:length(bi))=bi;
%     %temp=diff(cumsum(active_syn_P2I,2),1,2);
%    %[a,b]=find(active_syn_P2I'==0);
%                                            %%%%to fill in P2I matrix
% %     if unifrnd(0,100) <= 30   %%%25/(160-55-19)=29%
% %         syn_matrix(P2I_I2P_nouni(i,2),P2I_I2P_nouni(i,1))=1;
% %         syn_matrix(P2I_I2P_nouni(i,1),P2I_I2P_nouni(i,2))=1;
% %     end
% end
% for i=1:INTCELL;                                       %%%%reverse matrix
%  [a,b]=find(P2I_I2P_bi==i+PCELL);
%  active_syn_I2P_bi(i,1:length(a))=a;%+PCELL;
% end
% active_syn_P2I_bi=P2I_I2P_bi;
% 
% %%%combine I<->P matrix%%%
% active_syn_I2P=[active_syn_I2P,active_syn_I2P_bi];
% active_syn_P2I=[active_syn_P2I,active_syn_P2I_bi];


%%%%check both I-P connections simultaneously%%%%%%%
% l=0;n=0;m=0;o=0;
% for i=1:PCELL;   %%%source ID
%     for j=PCELL+1:PCELL+INTCELL;   %%%target ID  no replicate
%         if syn_matrix(i,j)&&~syn_matrix(j,i)        %%%uniP-I
%             l=l+1;
%         elseif ~syn_matrix(i,j)&&syn_matrix(j,i)    %%%uniI-P
%             n=n+1;
%         elseif syn_matrix(i,j)&&syn_matrix(j,i)     %%%biI-P,P-I
%             m=m+1;
%         else
%             o=o+1;                                  %%%no connect
%         end
%     end
% end
% 
% uniI2P_p=100*n/(PCELL*INTCELL);
% uniP2I_p=100*l/(PCELL*INTCELL);
% biIP_p=100*m/(PCELL*INTCELL);
% noIP_p=100*o/(PCELL*INTCELL);
% overallI2P_p=100-noIP_p;

%%%%--- to form P-P synaptically third%%%
% for i=1:PCELL;   %%%source ID      %%%uni
%     for j=1:PCELL;   %%%target ID
%         if i~=j;
%             if unifrnd(0,100) <= 2
%                 syn_matrix(i,j)=1;
%             end
%         end
%     end
% end





% % %%%%--- to disconnect I-P %%%
% for i=1+PCELL:PCELL+INTCELL;   %%%source ID      %%%uni
%     for j=1:PCELL;   %%%target ID
%         if i~=j;
%             if syn_matrix(i,j) > 0
%                 syn_matrix(i,j)=0;
%             end
%         end
%     end
% end

% %%%%--- to disconnect P-I %%%
% for i=1:PCELL;   %%%source ID      %%%uni
%     for j=1+PCELL:PCELL+INTCELL;   %%%target ID
%         if i~=j;
%             if syn_matrix(i,j) > 0
%                 syn_matrix(i,j)=0;
%             end
%         end
%     end
% end

% %%%%--- to disconnect I-I %%%
% for i=1+PCELL:PCELL+INTCELL;   %%%source ID      %%%uni
%     for j=1+PCELL:PCELL+INTCELL;   %%%target ID
%         if i~=j;
%             if syn_matrix(i,j) > 0
%                 syn_matrix(i,j)=0;
%             end
%         end
%     end
% end

%%%%% transfer ID to be used in NEURON %%%%
clear -regexp _pair; clear -regexp _nopick; clear p;
clear -regexp P2I_I2P_; clear -regexp _nouni; clear P2I_post; clear P2I_pre; clear -regexp _dis_; 
clear -regexp index; clear -regexp temp;
active_syn_GAP=active_syn_GAP-1;
% active_syn_P2P=active_syn_P2P-1;
active_syn_I2I=active_syn_I2I-1;
% active_syn_I2P=active_syn_I2P-1;
% active_syn_P2I_reversed=active_syn_P2I_reversed-1;

% %%%%%%%%%%Intrinsic weights%%%%%%%%%%%%
% wE2E_mean = 5; wE2E_std = 2;
% mu_E2E = log((wE2E_mean^2)/sqrt(wE2E_std+wE2E_mean^2));  %%%convert to
% sigma_E2E = sqrt(log(wE2E_std/(wE2E_mean^2)+1));
% 
% wE2I_mean= 3;wE2I_std = 2;
% mu_E2I = log((wE2I_mean^2)/sqrt(wE2I_std+wE2I_mean^2));  %%%convert to
% sigma_E2I = sqrt(log(wE2I_std/(wE2I_mean^2)+1));
% 
% wI2E_mean= 5.0;wI2E_std = 2;
% mu_I2E = log((wI2E_mean^2)/sqrt(wI2E_std+wI2E_mean^2));  %%%convert to
% sigma_I2E = sqrt(log(wI2E_std/(wI2E_mean^2)+1));
% 
% wI2I_mean= 20;wI2I_std = 10;
% mu_I2I = log((wI2I_mean^2)/sqrt(wI2I_std+wI2I_mean^2));  %%%convert to
% sigma_I2I = sqrt(log(wI2I_std/(wI2I_mean^2)+1));

% weight=zeros(NCELL,NCELL);
% delays=zeros(NCELL,NCELL);

% delay_min=0.5; %1
% delay_max=5; %5  %%%define delay ranges
% 
% % generate random weights/delays in par with syn matrix
% %%%%E2E
% weight_PP=lognrnd(mu_E2E,sigma_E2E,[numel(find(active_syn_P2P>=0)),1]);
% active_syn_P2P_weight=active_syn_P2P;
% active_syn_P2P_weight(active_syn_P2P_weight>=0)=weight_PP;
% 
% delay=delay_min + (delay_max-delay_min)*rand(numel(find(active_syn_P2P>=0)),1);
% active_syn_P2P_delay=active_syn_P2P;
% active_syn_P2P_delay(active_syn_P2P_delay>=0)=delay;
% 
% %%%%I2I
% weight_II=lognrnd(mu_I2I,sigma_I2I,[numel(find(active_syn_I2I>=0)),1]);
% active_syn_I2I_weight=active_syn_I2I;
% active_syn_I2I_weight(active_syn_I2I_weight>=0)=weight_II;
% 
% delay=delay_min + (delay_max-delay_min)*rand(numel(find(active_syn_I2I>=0)),1);
% active_syn_I2I_delay=active_syn_I2I;
% active_syn_I2I_delay(active_syn_I2I_delay>=0)=delay;
% 
% %%%%I2P
% weight_IP=lognrnd(mu_I2E,sigma_I2E,[numel(find(active_syn_I2P>=0)),1]);
% active_syn_I2P_weight=active_syn_I2P;
% active_syn_I2P_weight(active_syn_I2P_weight>=0)=weight_IP;
% 
% delay=delay_min + (delay_max-delay_min)*rand(numel(find(active_syn_I2P>=0)),1);
% active_syn_I2P_delay=active_syn_I2P;
% active_syn_I2P_delay(active_syn_I2P_delay>=0)=delay;
% 
% %%%%P2I
% weight_PI=lognrnd(mu_E2I,sigma_E2I,[numel(find(active_syn_P2I_reversed>=0)),1]);
% active_syn_P2I_weight=active_syn_P2I_reversed;
% active_syn_P2I_weight(active_syn_P2I_weight>=0)=weight_PI;
% 
% delay=delay_min + (delay_max-delay_min)*rand(numel(find(active_syn_P2I_reversed>=0)),1);
% active_syn_P2I_delay=active_syn_P2I_reversed;
% active_syn_P2I_delay(active_syn_P2I_delay>=0)=delay;


% for i=1:PCELL;   %%%source ID      %%%uni
%     for j=1:PCELL;   %%%target ID
%         if i~=j;
%             if syn_matrix(i,j)
%                 syn_matrix(i,j)=1;
%                 weight(i,j)=lognrnd(mu_E2E,sigma_E2E);
%                 %delays(i,j)=randi([delay_min,delay_max]);
%                 delays(i,j)=delay_min + (delay_max-delay_min)*rand(1,1);
%             end
%         end
%     end
% end
% 
% 
% for i=1:PCELL;   %%%source ID      %%%uni
%     for j=PCELL+1:NCELL;   %%%target ID
%         if i~=j;
%             if syn_matrix(i,j)
%                 syn_matrix(i,j)=2;
%                 weight(i,j)=lognrnd(mu_E2I,sigma_E2I);
%                 %delays(i,j)=randi([delay_min,delay_max]);
%                 delays(i,j)=delay_min + (delay_max-delay_min)*rand(1,1);
%             end
%         end
%     end
% end
% 
% 
% for i=PCELL+1:NCELL;   %%%source ID      %%%uni
%     for j=1:PCELL;   %%%target ID
%         if i~=j;
%             if syn_matrix(i,j)
%                 syn_matrix(i,j)=3;
%                 weight(i,j)=lognrnd(mu_I2E,sigma_I2E);
%                 %delays(i,j)=randi([delay_min,delay_max]);
%                 delays(i,j)=delay_min + (delay_max-delay_min)*rand(1,1);
%             end
%         end
%     end
% end
% 
% %values=[];n=1;
% for i=PCELL+1:NCELL;   %%%source ID      %%%uni
%     for j=PCELL+1:NCELL;   %%%target ID
%         if i~=j;
%             if syn_matrix(i,j)
%                 syn_matrix(i,j)=4;
%                 weight(i,j)=lognrnd(mu_I2I,sigma_I2I);
%                 %delays(i,j)=randi([delay_min,delay_max]);
%                 delays(i,j)=delay_min + (delay_max-delay_min)*rand(1,1);
%                 %values(n,1)=weight(i,j);
%                 %n=n+1;
%             end
%         end
%     end
% end


%%%%generate rotated oritantion for 2 dends%%%%%%

% N=10000;                       %%%method is from website http://mathworld.wolfram.com/SpherePointPicking.html%%%%
% X=randn(N,1);
% X2=X.^2;
% Y=randn(N,1);
% Y2=Y.^2;
% Z=randn(N,1);
% Z2=Z.^2;
% square=1./(sqrt(X2+Y2+Z2));
% X_n=square.*X;
% Y_n=square.*Y;
% Z_n=square.*Z;
% randompo=[X_n,Y_n,Z_n];
% 
% oritation = randompo(randperm(N,NCELL),:);  %%%record oritation for each cell
% figure
% scatter3(oritation(:,1),oritation(:,2),oritation(:,3),'.');
% 
% %%% Partly rotated.
% max_deg = 30;   % Limit angles away from pole.
% theta = 2*pi*rand(NCELL,1);

% %%% Not evenly distributed. Denser at pole.
% phi = max_deg/180*pi*rand(NCELL,1);
% Xp = cos(theta).*sin(phi);
% Yp = sin(theta).*sin(phi);
% Zp = cos(phi);
% part_rot = [Xp,Yp,Zp];
% hold on
% scatter3(part_rot(:,1),part_rot(:,2),part_rot(:,3),'r','.');

%%% Evenly distributed on sphere.
% Zp = unifrnd(cos(max_deg/180*pi),1,NCELL,1);
% rXY = sqrt(1-Zp.*Zp);
% Xp = rXY.*cos(theta);
% Yp = rXY.*sin(theta);
% part_rot = [Xp,Yp,Zp];
% hold on
% scatter3(part_rot(:,1),part_rot(:,2),part_rot(:,3),'r','.');
% 
% %%% No rotation.
% nooritation = repmat([0 0 1],NCELL,1);  %%%record oritation for each cell
%%%%%%%oritation%%%%%%%%%%%%%%%%%%%%%%%%%%%%%%%%%%%
N=1000000;                       %%%method is from website http://mathworld.wolfram.com/SpherePointPicking.html%%%%
X=randn(N,1);
X2=X.^2;
Y=randn(N,1);
Y2=Y.^2;
Z=randn(N,1);
Z2=Z.^2;
square=1./(sqrt(X2+Y2+Z2));
[X_n]=square.*X;
[Y_n]=square.*Y;
[Z_n]=square.*Z;
randompo=[X_n,Y_n,Z_n];
nooritation = repmat([0 0 1],2*NCELL,1); 

P=1; %%%%portions of cells that are oritated. 0.3 is the default one

p_oritation=nooritation;
oritation_seq = randperm(N,2*NCELL*P);
oritation_seq=oritation_seq';
randompo=randompo(oritation_seq,:);
rand_cell_oritated=randperm(2*NCELL,2*NCELL*P);
rand_cell_oritated=rand_cell_oritated';
p_oritation(rand_cell_oritated,:)=randompo;


%%%%%%save various files%%%%%%%%%
fid=fopen('oritation.txt','w');

matrix=p_oritation;    %mm saved%*1000; %%%%%convert to um, for NEURON use.
[m,n]=size(matrix);
for i=1:m
    for j=1:n
        if j==n
            fprintf(fid,'%g\n',matrix(i,j));
        else
            fprintf(fid,'%g\t',matrix(i,j));
        end
    end
end
fclose(fid);

%%%%%%save various files%%%%%%%%%

fid=fopen('location.txt','w');

matrix=location;    %mm saved%*1000; %%%%%convert to um, for NEURON use.
[m,n]=size(matrix);
for i=1:m
    for j=1:n
        if j==n
            fprintf(fid,'%g\n',matrix(i,j));
        else
            fprintf(fid,'%g\t',matrix(i,j));
        end
    end
end
fclose(fid);

%GG_type = ['location','.txt'];
%dlmwrite(GG_type,location,'delimiter','\t','precision', '%.7f');

% fid=fopen('Cell_type.txt','w');
% matrix=type;
% [m,n]=size(matrix);
% for i=1:m
%     for j=1:n
%         if j==n
%             fprintf(fid,'%g\n',matrix(i,j));
%         else
%             fprintf(fid,'%g\t',matrix(i,j));
%         end
%     end
% end
% fclose(fid);

% Cell_list=[0:NCELL-1]';  %%%%generate cell_list for being used in NEURON
% GG_list = ['Cell_list','.txt'];
% dlmwrite(GG_list,Cell_list,'delimiter','\t','precision', '%d');
GG_type = ['Cell_type','.txt'];
dlmwrite(GG_type,type,'delimiter','\t','precision', '%d');

% fid=fopen('NM.txt','w');
% matrix=NM;
% [m,n]=size(matrix);
% for i=1:m
%     for j=1:n
%         if j==n
%             fprintf(fid,'%g\n',matrix(i,j));
%         else
%             fprintf(fid,'%g\t',matrix(i,j));
%         end
%     end
% end
% fclose(fid);

% GG_NM = ['NM','.txt'];
% dlmwrite(GG_NM,NM,'delimiter','\t','precision', '%d');

% fid=fopen('gj_matrix.txt','w');
% matrix=GAP_matrix;
% [m,n]=size(matrix);
% for i=1:m
%     for j=1:n
%         if j==n
%             fprintf(fid,'%g\n',matrix(i,j));
%         else
%             fprintf(fid,'%g\t',matrix(i,j));
%         end
%     end
% end
% fclose(fid);

% GG0 = ['gj_matrix','.txt'];
% dlmwrite(GG0,GAP_matrix,'delimiter','\t','precision', '%d');

%%%GAP
% GGG0 = ['active_syn_GAP','.txt'];
% dlmwrite(GGG0,active_syn_GAP,'delimiter','\t','precision', '%d');
% fid=fopen('active_syn_GAP_op','w');
% 
% for i=1:size(active_syn_GAP,1)
%     temp=[];temp=active_syn_GAP(i,:);
%     temp(temp<=0)=[];
% fmt=[repmat('%d\t',1,length(temp)) '\n'];   %%%%format
% fprintf(fid,fmt,temp);
% end


% save('active_syn_GAP','active_syn_GAP','-ascii')

% GAP_size=[size(active_syn_GAP,1),size(active_syn_GAP,2)];
% % GGG1 = ['GAP_size','.txt'];
% % dlmwrite(GGG1,GAP_size,'delimiter','\t','precision', '%d');
% save('GAP_size','GAP_size','-ascii')

%%%%EE
% aa = ['active_syn_P2P','.txt'];
% dlmwrite(aa,active_syn_P2P,'delimiter','\t','precision', '%d');
% save('active_syn_P2P','active_syn_P2P','-ascii')

% bb = ['active_syn_P2P_weight','.txt'];
% dlmwrite(bb,active_syn_P2P_weight,'delimiter','\t','precision', '%.1f');
% save('active_syn_P2P_weight','active_syn_P2P_weight','-ascii')

% cc = ['active_syn_P2P_delay','.txt'];
% dlmwrite(cc,active_syn_P2P_delay,'delimiter','\t','precision', '%.1f');
% save('active_syn_P2P_delay','active_syn_P2P_delay','-ascii')

% PP_size=[size(active_syn_P2P,1),size(active_syn_P2P,2)];
% aa1 = ['PP_size','.txt'];
% dlmwrite(aa1,PP_size,'delimiter','\t','precision', '%d');
% save('PP_size','PP_size','-ascii')

%%%%II
% dd = ['active_syn_I2I','.txt'];
% dlmwrite(dd,active_syn_I2I,'delimiter','\t','precision', '%d');
% save('active_syn_I2I','active_syn_I2I','-ascii')

% ee = ['active_syn_I2I_weight','.txt'];
% dlmwrite(ee,active_syn_I2I_weight,'delimiter','\t','precision', '%.1f');
% save('active_syn_I2I_weight','active_syn_I2I_weight','-ascii')

% ff = ['active_syn_I2I_delay','.txt'];
% dlmwrite(ff,active_syn_I2I_delay,'delimiter','\t','precision', '%.1f');
% save('active_syn_I2I_delay','active_syn_I2I_delay','-ascii')

% II_size=[size(active_syn_I2I,1),size(active_syn_I2I,2)];
% dd1 = ['II_size','.txt'];
% dlmwrite(dd1,II_size,'delimiter','\t','precision', '%d');
% save('II_size','II_size','-ascii')

%%%%IP
% gg = ['active_syn_I2P','.txt'];
% dlmwrite(gg,active_syn_I2P,'delimiter','\t','precision', '%d');
% save('active_syn_I2P','active_syn_I2P','-ascii')

% hh = ['active_syn_I2P_weight','.txt'];
% dlmwrite(hh,active_syn_I2P_weight,'delimiter','\t','precision', '%.1f');
% save('active_syn_I2P_weight','active_syn_I2P_weight','-ascii')

% ii = ['active_syn_I2P_delay','.txt'];
% dlmwrite(ii,active_syn_I2P_delay,'delimiter','\t','precision', '%.1f');
% save('active_syn_I2P_delay','active_syn_I2P_delay','-ascii')

%  IP_size=[size(active_syn_I2P,1),size(active_syn_I2P,2)];
% gg1 = ['IP_size','.txt'];
% dlmwrite(gg1,IP_size,'delimiter','\t','precision', '%d');
% save('IP_size','IP_size','-ascii')

%%%%PI
% jj = ['active_syn_P2I_reversed','.txt'];
% dlmwrite(jj,active_syn_P2I_reversed,'delimiter','\t','precision', '%d');
% save('active_syn_P2I_reversed','active_syn_P2I_reversed','-ascii')

% kk = ['active_syn_P2I_weight','.txt'];
% dlmwrite(kk,active_syn_P2I_weight,'delimiter','\t','precision', '%.1f');
% save('active_syn_P2I_weight','active_syn_P2I_weight','-ascii')

% ll = ['active_syn_P2I_delay','.txt'];
% dlmwrite(ll,active_syn_P2I_delay,'delimiter','\t','precision', '%.1f');
%save('active_syn_P2I_delay','active_syn_P2I_delay','-ascii')

% PI_size=[size(active_syn_P2I_reversed,1),size(active_syn_P2I_reversed,2)];
% jj1 = ['PI_size','.txt'];
% dlmwrite(jj1,PI_size,'delimiter','\t','precision', '%d');
% save('PI_size','PI_size','-ascii')
toc




%%%%%%%%for optimize%%%%%%%%
mm=1;
fid=fopen('active_syn_GAP_op','w');
active_syn_GAP1=active_syn_GAP1-1;    %%%just use half of GAP matrix, because it is symmatric
for i=1:size(active_syn_GAP1,1)
    temp=[];temp=active_syn_GAP1(i,:);
    temp(temp<0)=[];
    if length(temp)>0
fmt=[repmat('%d\t',1,length(temp)) '\n'];   %%%%format
fprintf(fid,fmt,temp);
        pregapnum(i,1)=length(temp);
        preid=i+PCELL-1;
        for jj=1:length(temp);
        pairtest(mm,1:2)=[2*mm-1,2*mm];
        mm=mm+1;
        end
    else 
        pregapnum(i,1)=0;
    end
end



ind_num=[];ind_num=cumsum(pregapnum);ind_num=[0;ind_num];
fid_ind=fopen('active_GAP_ind','w'); %%%%%for saving index for segerate fid file for each neuron
fmt=[repmat('%d\t',1,2) '\n'];
for i=1:INTCELL;
    
        temp=[];temp=[ind_num(i),ind_num(i+1)-1];
 fprintf(fid_ind,fmt,temp);
end

GG_gapid = ['GAPid'];
dlmwrite(GG_gapid,ind_num,'delimiter','\t','precision', '%d');



fid=fopen('active_syn_op','w');  %%%%for saving all pre (both INH and EXC) cells for PNs&ITNs 
for i=1:PCELL;
    if numel(conn_c_post{i,1})>0;
  clear fmt; fmt=[repmat('%d\t',1,numel(conn_c_post{i,1})) '\n'];   %%%%format
  fprintf(fid,fmt,conn_c_post{i,1}-1);   %%%transfer to neuron ID at the same time%%%%%
    end
prenum(i,1)=numel(conn_c_post{i,1});
end

for i=1:INTCELL;
  clear row_I2I; clear col; [row_I2I,col]=find(active_syn_I2I==i+PCELL-1); row_I2I=row_I2I+PCELL;%%%row represents pre ID
  clear row_com; row_com=[conn_c_post{i+PCELL,1}-1,row_I2I'-1];%%%transfer to neuron ID at the same time%%%%%
  if numel(row_com)>0;
      clear fmt; fmt=[repmat('%d\t',1,numel(row_com)) '\n'];   %%%%format
            fprintf(fid,fmt,row_com);   %%%transfer to neuron ID at the same time%%%%%
            end
  prenum(i+PCELL,1)=numel(row_com); 
end

% for i=1:PCELL;
%     i
%     %temp=[];temp=active_syn_P2P(i,:);
%     %temp(temp<=0)=[];
% %fmt=[repmat('%d\t',1,length(temp)) '\n'];   %%%%format
% %fprintf(fid,fmt,temp);
% 
% clear row_P2P; clear col; [row_P2P,col]=find(active_syn_P2P==i-1);  %%%row represents pre ID
% clear row_I2P; clear col; [row_I2P,col]=find(active_syn_I2P==i-1); row_I2P=row_I2P+PCELL;    %%%transfer to ITN ID
% 
% 
% if length(row_P2P)>=1||length(row_I2P)>=1;
% clear row_com; row_com=[row_P2P;row_I2P];
% row_com=sort(row_com)-1; %%%covert to neuron ID
% %row_com=[i-1;numel(row_com);row_com]; %first num is the post ID, this is to avoid cell who receives nothing
%                        %second num is indicating how many pre cells are connected to this post cell, for being used in
%                        %NEURON
% clear fmt; fmt=[repmat('%d\t',1,length(row_com)) '\n'];   %%%%format
% fprintf(fid,fmt,row_com);
% 
% prenum(i,1)=length(row_com);  %%%to store pre num for each post
% 
% 
% else
% prenum(i,1)=0;  %%%to store pre num for each post
% 
%     
% end
% %[row,col]=ind2sub(size(active_syn_P2I_reversed),find(active_syn_P2I_reversed>0));
% 
% end


%fid=fopen('active_syn_I_op','w');%%%%for saving all pre (both INH and EXC) cells for ITNs 

% for i=1:INTCELL;
%     i
%     
% %     temp=[];temp=active_syn_I2I(i,:);
% %     temp(temp<0)=[];
% clear row_I2I; clear col; [row_I2I,col]=find(active_syn_I2I==i+PCELL-1); row_I2I=row_I2I+PCELL;%%%row represents pre ID
% clear row_P2I; row_P2I=active_syn_P2I_reversed(i,:);row_P2I(row_P2I<0)=[];row_P2I=row_P2I'+1;
% 
% % fmt=[repmat('%d\t',1,length(temp)) '\n'];   %%%%format
% % fprintf(fid,fmt,temp);
% 
% if length(row_P2I)>=1||length(row_I2I)>=1;
% %P_prenum(i,1)=length(row_P2P)+length(row_I2P);  %%%to store pre num for each post
% clear row_com; row_com=[row_P2I;row_I2I];
% row_com=sort(row_com)-1;   %%%covert to neuron ID
% %row_com=[i+PCELL-1;numel(row_com);row_com]; %first num is the post ID, this is to avoid cell who receives nothing
%                        %second num is indicating how many pre cells are connected to this post cell, for being used in
%                        %NEURON
% clear fmt; fmt=[repmat('%d\t',1,length(row_com)) '\n'];   %%%%format
% fprintf(fid,fmt,row_com);
% prenum(i+PCELL,1)=length(row_com);  %%%to store pre num for each post
% else
%   prenum(i+PCELL,1)=0;  %%%to store pre num for each post  
% end
% end
ind_num=cumsum(prenum);ind_num=[0;ind_num];
fid_ind=fopen('active_syn_ind','w'); %%%%%for saving index for segerate fid file for each neuron
fmt=[repmat('%d\t',1,2) '\n'];
for i=1:INTCELL+PCELL;
   
        temp=[];temp=[ind_num(i),ind_num(i+1)-1];
 fprintf(fid_ind,fmt,temp);
end

% fid=fopen('active_syn_I2P_op','w');
% 
% for i=1:size(active_syn_I2P,1)
%     temp=[];temp=active_syn_I2P(i,:);
%     temp(temp<=0)=[];
% fmt=[repmat('%d\t',1,length(temp)) '\n'];   %%%%format
% fprintf(fid,fmt,temp);
% end

% fid=fopen('active_syn_P2I_reversed_op','w');
% 
% for i=1:size(active_syn_P2I_reversed,1)
%     temp=[];temp=active_syn_P2I_reversed(i,:);
%     temp(temp<=0)=[];
% fmt=[repmat('%d\t',1,length(temp)) '\n'];   %%%%format
% fprintf(fid,fmt,temp);
% end
